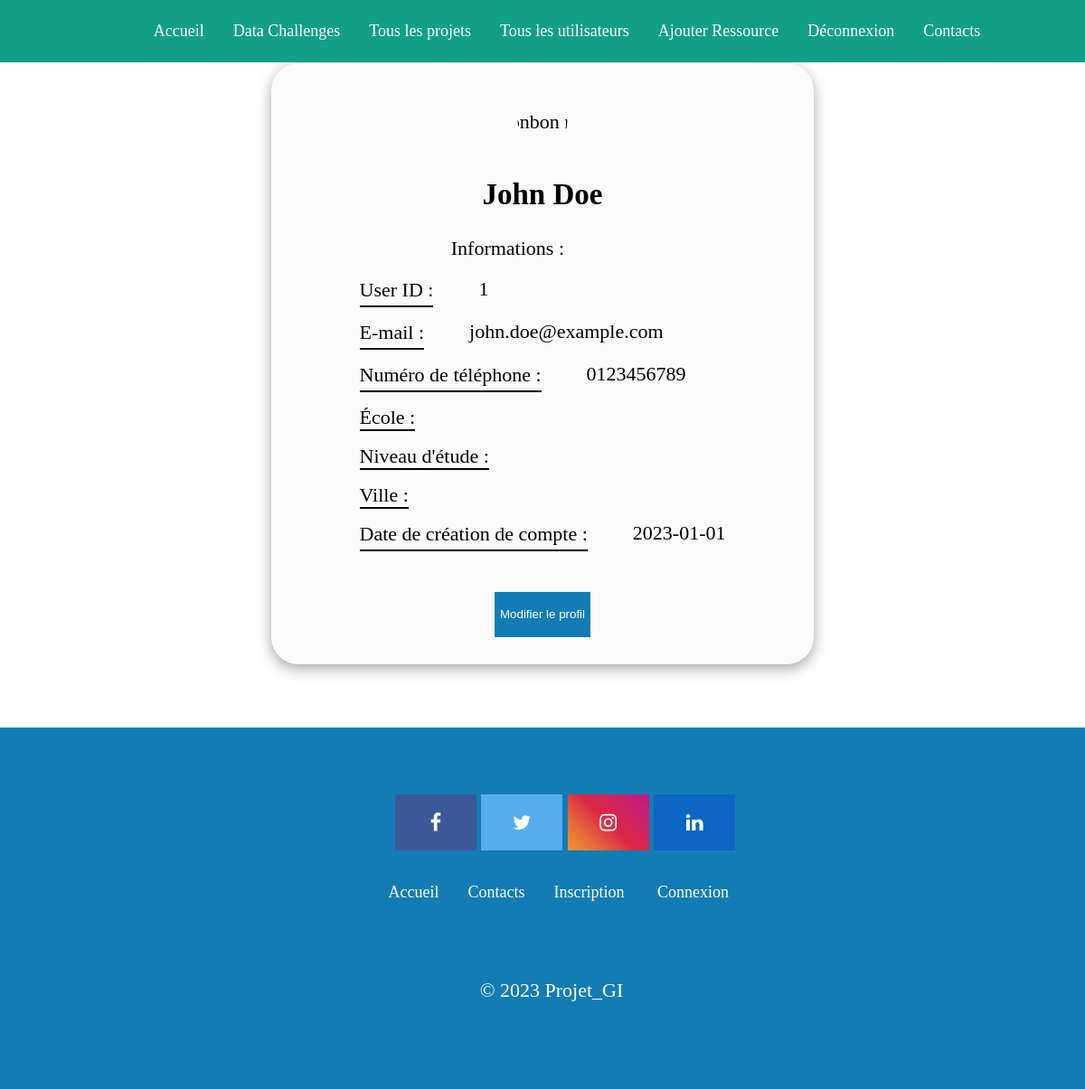
/php/profile.php (signed in), run on the app's committed database.
### tables this page shows
CREATE TABLE Utilisateurs (
    ID INT AUTO_INCREMENT PRIMARY KEY,
    Nom VARCHAR(255),
    Prenom VARCHAR(255),
    Entreprise VARCHAR(255),
    Telephone VARCHAR(255),
    Email VARCHAR(255),
    DateDebut DATE,
    DateFin DATE,
    MotDePasse VARCHAR(255),
    Role ENUM('Admin', 'Gestionnaire', 'Etudiant'),
    Niveau ENUM('L1','L2','L3','M1','M2','D'),
    Ecole VARCHAR(255),
    Ville VARCHAR(255)
);

### public/php/profile.php (the view, shortened to what this page needs)
<?php
    include('header.php');
    $db = new Database();
    $con = $db->connect();
    $stmt = $con->prepare('SELECT * FROM Utilisateurs WHERE ID = ?');
    $id = $_SESSION['user_id'];
    $stmt->bind_param("i", $id);
    $stmt->execute();
    $stmt->bind_result($id, $nom, $prenom, $entreprise, $telephone, $email, $dateDebut, $dateFin, $mdp, $role, $niveau, $ecole, $ville);
?>
<!DOCTYPE html >
<html xml:lang="fr" lang="fr">
<head>
    <link href="../css/stylle.css" rel="stylesheet" />
    <link href="../css/profile.css" rel="stylesheet" />
</head>
<body>
    <img src="https://img.freepik.com/vecteurs-libre/homme-affaires-caractere-avatar-isole_24877-60111.jpg?w=360" class="Avatar" alt="bonbon miel">
    <div class="card_profil">
        <h2 id="identite"> <?= $prenom.' '.$nom?></h2>
        <div id="info">Informations :</div>
        <div id="Information">
            <div class="row">
                <div class="label_profil">
                    <label>User ID :</label>
                </div>
                <div class="info_profil">
                    <p><?= $id ?></p>
                </div>
            </div>
            <div class="row">
                <div class="label_profil">
                    <label>E-mail :</label>
                </div>
                <div class="info_profil">
                    <p><?= $email ?></p>
                </div>
            </div>
            <div class="row">
                <div class="label_profil">
                    <label>Numéro de téléphone :</label>
                </div>
                <div class="info_profil">
                    <p><?= $telephone ?></p>
                </div>
            </div>
            <div class="row">
                <div class="label_profil">
                    <label>École :</label>
                </div>
            </div>
            <div class="row">
                <div class="label_profil">
                    <label>Niveau d'étude :</label>
                </div>
            </div>
            <div class="row">
                <div class="label_profil">
                    <label>Ville :</label>
                </div>
            </div>
            <div class="row">
                <div class="label_profil">
                    <label>Date de création de compte :</label>
                </div>
                <div class="info_profil">
                    <p> <?= $dateDebut ?></p>
                </div>
            </div>
        </div>
        <button onclick="window.location.href = 'update_profile.php';" id="update">Modifier le profil</button>
    </div>
    <?php
	include ('footer.php');
	?>
</body>
</html>

### public/css/stylle.css (style rules this page uses)
body { font-family: 'Aboreto';font-size: 22px; width: 100%; margin: 70px auto; background-color: #ffffff; display: grid; grid-template: "header " auto "main " 1fr "footer " auto; }
.avatar { clip-path: circle(30%); max-width: fit-content; max-height: fit-content; }

### public/css/profile.css (style rules this page uses)
body { background-image: url(https://png.pngtree.com/background/20210715/original/pngtree-abstract-white-geometric-volume-hexagonal-decorative-background-in-minimalist-style-picture-image_1329186.jpg); background-size: cover; }
.card_profil { background-color: #fbfbfb; border-radius: 30px; width: 50%; place-self: center; place-content: center; display:grid; padding-top: 100px; box-shadow: rgba(0, 0, 0, 0.35) 0px 5px 15px; padding-bottom: 30px; margin-bottom: 50px; }
#Information { display:grid; place-content: center; }
.row { display:flex; }
.label_profil { margin-right: 50px; border-bottom: solid 2px black; margin-bottom: 15px; }
.info_profil { margin-top: -23px; }
#update { height: 50px; border:none; display:block; color: white; background-color: #147cb4; width: max-content; margin-top: 30px; place-self: center; }
#identite { text-align: center; }
#info { margin-left: 25%; margin-bottom: 20px; }
.Avatar { place-self: center; margin-bottom: -130px; }

### data on the page
utilisateurs: Prenom "John", Nom "Doe", ID "1", Email "john.doe@example.com", Telephone "0123456789", DateDebut "2023-01-01"
